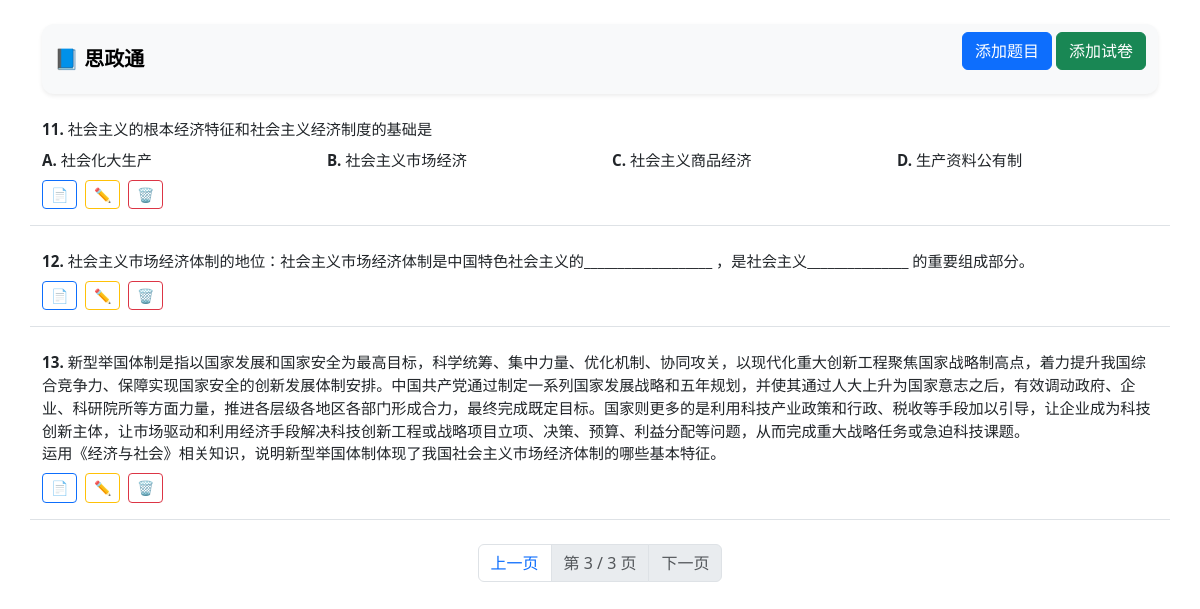
/?page=3, run on the app's committed database.
### tables this page shows
CREATE TABLE questions (
        id INTEGER PRIMARY KEY AUTOINCREMENT,
        question_type TEXT NOT NULL,  -- '选择题', '填空题', '问答题'
        material TEXT NOT NULL,       -- 材料部分
        question_text TEXT NOT NULL,  -- 设问
        option_a TEXT,  -- 选项A
        option_b TEXT,  -- 选项B
        option_c TEXT,  -- 选项C
        option_d TEXT,  -- 选项D
        correct_answer TEXT,  -- 正确答案
        analysis TEXT  -- 解析
    );

### app.py (the view)
@app.route("/")
def index():
    page = int(request.args.get('page', 1))  # 默认第1页
    per_page = 5
    offset = (page - 1) * per_page
    conn = get_db_connection()
    questions = conn.execute('SELECT * FROM questions LIMIT ? OFFSET ?', (per_page, offset)).fetchall()
    total = conn.execute('SELECT COUNT(*) FROM questions').fetchone()[0]
    total_pages = (total + per_page - 1) // per_page  # 向上取整
    conn.close()
    return render_template("index.html", questions=questions, page=page, total_pages=total_pages)

### app.py (called while the page is built)
def get_db_connection():
    conn = sqlite3.connect('sztweb.db')
    conn.row_factory = sqlite3.Row
    return conn

### templates/index.html (shortened to what this page needs)
<!DOCTYPE html>
<html>
<head>
    <link href="https://cdn.jsdelivr.net/npm/bootstrap@5.3.0/dist/css/bootstrap.min.css" rel="stylesheet">
</head>
<body class="container py-4">
    <nav class="navbar navbar-expand-lg bg-light sticky-top mb-4 shadow-sm">
        <div class="container-fluid">
            <a class="navbar-brand fw-bold" href="/">📘 思政通</a>
            <div class="d-flex justify-content-between align-items-center mb-3">
                <div>
                    <a href="{{ url_for('question_add') }}" class="btn btn-primary">添加题目</a>
                    <a href="{{ url_for('exam_add') }}" class="btn btn-success">添加试卷</a>
                </div>
            </div>
        </div>
    </nav>
    {% if questions %}
    <div class="row g-4">
        {% for q in questions %}
        <div class="col-12 border-bottom pb-3">
            <p class="mb-2">
                <strong>{{ loop.index + ((page - 1) * 5) }}.</strong>
                {{ q['material'] }}
                {% if q['question_type'] == '问答题' %}<br />{% endif %}
                {{ q['question_text'] }}
            </p>
            {% if q['question_type'] == '选择题' %}
            <div class="row mb-2">
                <div class="col-sm-6 col-lg-3"><strong>A.</strong> {{ q['option_a'] }}</div>
                <div class="col-sm-6 col-lg-3"><strong>B.</strong> {{ q['option_b'] }}</div>
                <div class="col-sm-6 col-lg-3"><strong>C.</strong> {{ q['option_c'] }}</div>
                <div class="col-sm-6 col-lg-3"><strong>D.</strong> {{ q['option_d'] }}</div>
            </div>
            {% endif %}
            <div class="d-flex gap-2">
                <a href="/question/{{ q['id'] }}" class="btn btn-sm btn-outline-primary" title="查看">📄</a>
                <a href="questions/{{q['id']}}/edit" class="btn btn-sm btn-outline-warning" title="编辑">✏️</a>
                <a href="/delete/{{ q['id'] }}" class="btn btn-sm btn-outline-danger" title="删除"
                   onclick="return confirm('确定要删除这道题吗？');">🗑️</a>
            </div>
        </div>
        {% endfor %}
    </div>
    {% if page is defined and total_pages is defined %}
    <nav aria-label="Page navigation" class="mt-4">
        <ul class="pagination justify-content-center">
            {% if page > 1 %}
            <li class="page-item">
                <a class="page-link" href="/?page={{ page - 1 }}">上一页</a>
            </li>
            {% else %}
            <li class="page-item disabled">
                <span class="page-link">上一页</span>
            </li>
            {% endif %}
            <li class="page-item disabled">
                <span class="page-link">第 {{ page }} / {{ total_pages }} 页</span>
            </li>
            {% if page < total_pages %}
            <li class="page-item">
                <a class="page-link" href="/?page={{ page + 1 }}">下一页</a>
            </li>
            {% else %}
            <li class="page-item disabled">
                <span class="page-link">下一页</span>
            </li>
            {% endif %}
        </ul>
    </nav>
    {% endif %}
    {% else %}
    <p class="text-muted">暂无试题。</p>
    {% endif %}
</body>
</html>

### templates/index.html (style rules this page uses)
body { font-size: 0.95rem; }
nav.navbar { border-radius: 0.75rem; box-shadow: 0 2px 4px rgba(0,0,0,0.05); }
.btn-sm { padding: 0.2rem 0.5rem; }

### data on the page
questions: question_text "社会主义的根本经济特征和社会主义经济制度的基础是", option_a "社会化大生产", option_b "社会主义市场经济", option_c "社会主义商品经济", option_d "生产资料公有制"
questions: question_text "社会主义市场经济体制的地位：社会主义市场经济体制是中国特色社会主义的___________________ ，是社会主义_______________ 的重要组成部分。"
questions: material "新型举国体制是指以国家发展和国家安全为最高目标，科学统筹、集中力量、优化机制、协同攻关，以现代化重大创新工程聚焦国家战略制高点，着力提升我国综合竞争力、保障实现国家安全的创新发展体制安排。中国共产党通过制定一系列国家发展战略和五年规划，并使其通过人大上升为国家意志之后，有效调动政府、企业、科研院所等方面力量，推进各层级各地区各部门形成合力，最终完成既定目标。国家则更多的是利用科技产业政策和行政、税收等手段加以引导，让企业成为科技创新主体，让市场驱动和利用经济手段解决科技创新工程或战略项目立项、决策、预算、利益分配等问题，从而完成重大战略任务或急迫科技课题。", question_text "运用《经济与社会》相关知识，说明新型举国体制体现了我国社会主义市场经济体制的哪些基本特征。"

### other printed values
{{ page }} "3"
{{ total_pages }} "3"
